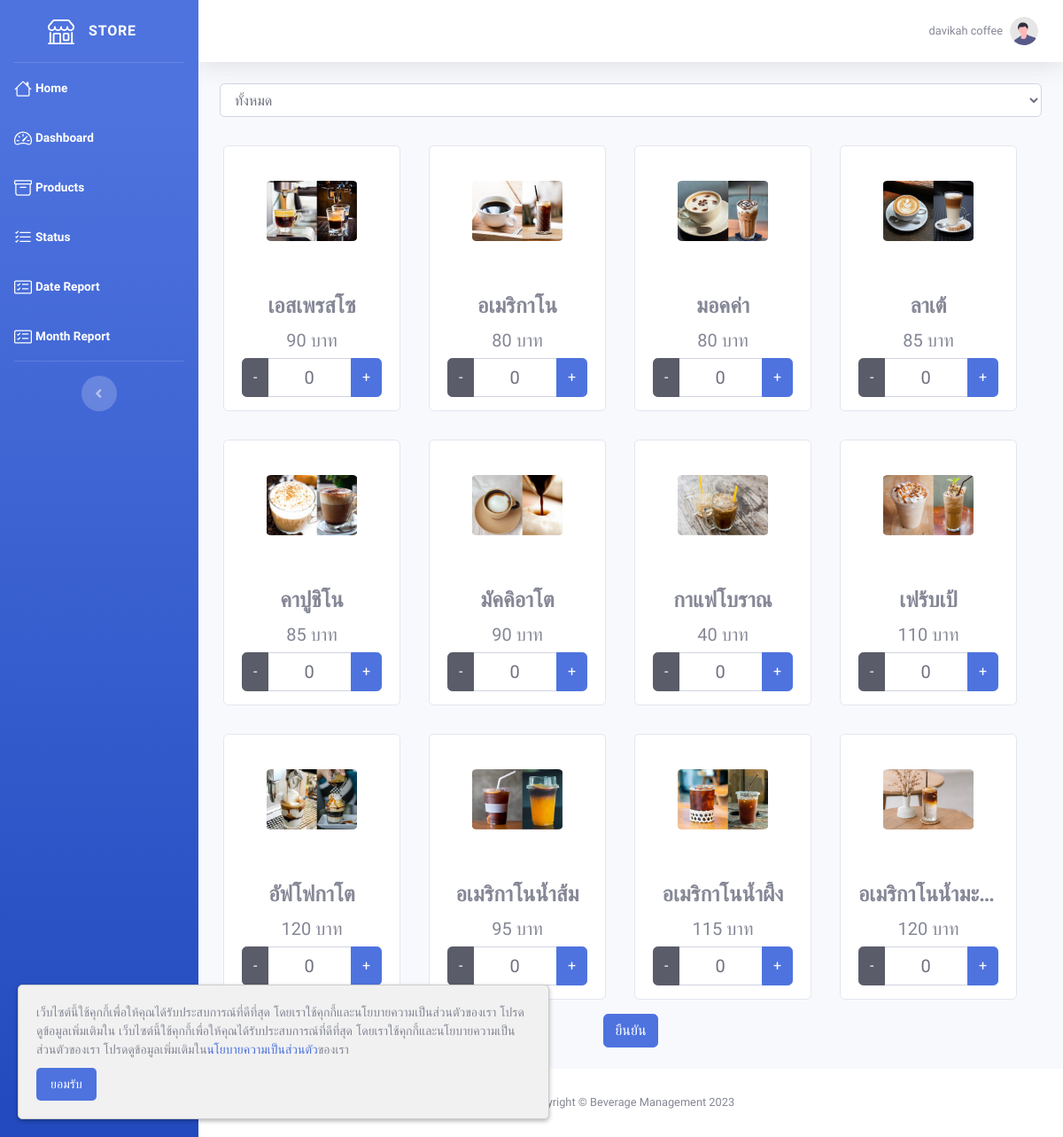
/index.php (signed in), run on the app's committed database.
### tables this page shows
CREATE TABLE `user` (
  `user_id` int(10) NOT NULL,
  `email` varchar(255) NOT NULL,
  `password` varchar(255) NOT NULL,
  `password_view` varchar(255) NOT NULL,
  `status` tinyint(1) NOT NULL COMMENT '0=disable\r\n1=enable',
  `agree` tinyint(1) NOT NULL,
  `firstname` varchar(255) NOT NULL,
  `lastname` varchar(255) NOT NULL,
  `id_number` varchar(13) NOT NULL,
  `phone` varchar(10) NOT NULL,
  `line` varchar(255) NOT NULL,
  `address` text NOT NULL,
  `store` varchar(255) NOT NULL,
  `description` text NOT NULL,
  `img_path` text NOT NULL
);

CREATE TABLE `product` (
  `product_id` int(10) NOT NULL,
  `type_id` int(10) NOT NULL,
  `user_id` int(10) NOT NULL,
  `name` varchar(255) DEFAULT NULL,
  `description` text NOT NULL,
  `price` float NOT NULL,
  `img_path` text NOT NULL
);

### index.php (the view, shortened to what this page needs)
<!DOCTYPE html>
<html lang="en">
<?php
require 'include/connect.php';
include 'include/header.php';
$user_id = $_SESSION['user_id'];
$product_data = $connect->prepare("SELECT * FROM product INNER JOIN type ON product.type_id = type.type_id WHERE user_id = '$user_id'");
$product_data->execute();
$row_product = $product_data->fetchAll(PDO::FETCH_ASSOC);
?>
<body id="page-top">
    <div id="wrapper">
        <?php include 'include/sidebar.php'; ?>
        <div id="content-wrapper" class="d-flex flex-column">
            <div id="content">
                <?php include 'include/topbar.php'; ?>
                <div class="container-fluid">
                    <select id="typeSelector" class="form-control mb-3">
                        <option value="all">ทั้งหมด</option>
                    </select>
                    <form id="insert_record_form">
                        <div class="row">
                            <?php
                            $i = 0;
                            foreach ($row_product as $row) {
                            ?>
                                    <div class="card text-center m-3" data-type="<?= $row['type_id'] ?>" style="width: 200px; height: 300px;">
                                        <div class="m-5" style="height: 50px; display: flex; justify-content: center; align-items: center;">
                                            <img class="card-img-top" src="./img/<?= $row['img_path'] != '' ? $row['img_path']  : 'no_image.jpg' ?>" alt="Card image cap" style="max-height: 200px; object-fit: contain; border-radius: 5%;">
                                        </div>
                                        <div class="card-body">
                                            <h4 class="card-title font-weight-bold" id="name<?= $i += 1 ?>" style="white-space: nowrap; overflow: hidden; text-overflow: ellipsis;"><?= $row['name'] ?></h4>
                                            <h5 class="card-text" id="net_price<?= $i ?>"><?= $row['price'] ?> บาท</h5>
                                            <div class="input-group">
                                                <div class="input-group-prepend">
                                                    <button type="button" class="btn btn-dark" onclick="decreaseQuantity<?= $i ?>()">-</button>
                                                </div>
                                                <input type="number" name="quantity<?= $i ?>" id="quantity<?= $i ?>" value="0" class="form-control" style="padding: 0px; font-size: 20px; text-align: center;">
                                                <div class="input-group-append">
                                                    <button type="button" class="btn btn-primary" onclick="increaseQuantity<?= $i ?>()">+</button>
                                                </div>
                                            </div>
                                        </div>
                                    </div>
                            <?php
                            }
                            ?>
                        </div>
                        <?php
                        if ($product_data->rowCount() > 0) {
                        ?>
                            <div class="d-flex justify-content-center align-items-center mb-4">
                                <button class="btn btn-primary" type="button" onclick="pre_confirm()">ยืนยัน</button>
                            </div>
                        <?php
                        }
                        ?>
                    </form>
                </div>
            </div>
            <?php include 'include/footer.php'; ?>
        </div>
    </div>
</body>
</html>

### include/topbar.php (shortened to what this page needs)
<?php
if (isset($_SESSION['user_id'])) {
    $user_id = $_SESSION['user_id'];
    $profile = $connect->prepare("SELECT * FROM user WHERE user_id = :user_id");
    $profile->bindParam(":user_id", $user_id);
    $profile->execute();
    $row_profile = $profile->fetch(PDO::FETCH_ASSOC);
} else {
    $admin_id = $_SESSION['admin_id'];
    $profile = $connect->prepare("SELECT * FROM admin WHERE admin_id = :admin_id");
    $profile->bindParam(":admin_id", $admin_id);
    $profile->execute();
    $row_profile = $profile->fetch(PDO::FETCH_ASSOC);
}
?>
<nav class="navbar navbar-expand navbar-light bg-white topbar mb-4 static-top shadow">
    <ul class="navbar-nav ml-auto">
        <li class="nav-item dropdown no-arrow">
            <a class="nav-link dropdown-toggle" href="#" id="userDropdown" role="button" data-toggle="dropdown" aria-haspopup="true" aria-expanded="false">
                <span class="mr-2 d-none d-lg-inline text-gray-600 small"><?= isset($_SESSION['user_id']) ? $row_profile['store'] : $row_profile['firstname'] . ' ' . $row_profile['lastname'] ?></span>
                <img class="img-profile rounded-circle" src="../img/undraw_profile.svg">
            </a>
        </li>
    </ul>
</nav>

### include/header.php (style rules this page uses)
body { font-family: 'Kanit', sans-serif; }

### data on the page
user: store "davikah coffee"
product: img_path (picture), name "เอสเพรสโซ", price "90"
product: img_path (picture), name "อเมริกาโน", price "80"
product: img_path (picture), name "มอคค่า", price "80"
product: img_path (picture), name "ลาเต้", price "85"
product: img_path (picture), name "คาปูชิโน", price "85"
product: img_path (picture), name "มัคคิอาโต", price "90"
product: img_path (picture), name "กาแฟโบราณ", price "40"
product: img_path (picture), name "เฟร้บเป้", price "110"
product: img_path (picture), name "อัฟโฟกาโต", price "120"
product: img_path (picture), name "อเมริกาโนน้ำส้ม", price "95"
product: img_path (picture), name "อเมริกาโนน้ำผึ้ง", price "115"
product: img_path (picture), name "อเมริกาโนน้ำมะ…", price "120"
